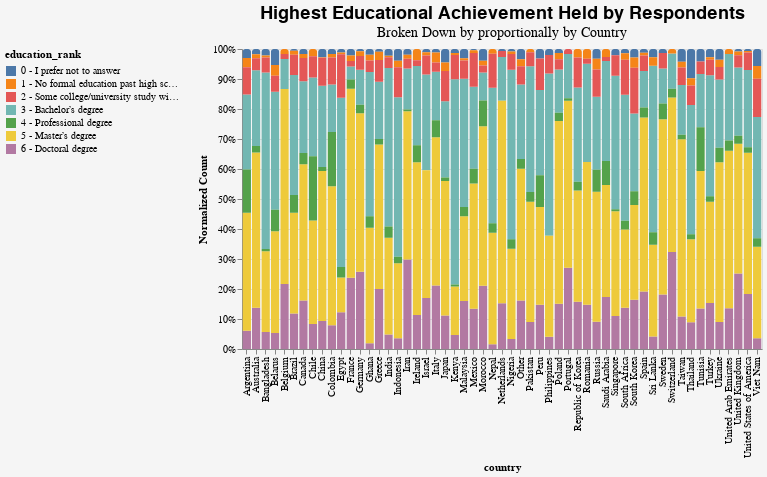

The cell this chart's notebook holds for it:
### Code cell
alt.Chart(df_education_country).mark_bar(
    cornerRadiusTopLeft=3,
    cornerRadiusTopRight=3
).encode(
    x=alt.X('country:N'),
    y=alt.Y('Count:Q', stack="normalize", title="Normalized Count"),
    color=alt.Color('education_rank:N', legend=alt.Legend(orient="left"))
).properties(width=520,
             background='#f5f5f5',title={
"text": ["Highest Educational Achievement Held by Respondents"],
"subtitle": ["Broken Down by proportionally by Country"],
"fontSize":18, "fontWeight":600, "subtitleFontSize":14
})

### Figure 1 — Vega-Lite specification as saved in the notebook (floating-point values rounded to 4 significant figures; data arrays with more than 128 entries replaced by an {"elided": "..."} marker saying what was removed)
{"usermeta": {"embedOptions": {"theme": "fivethirtyeight"}}, "config": {"view": {"continuousWidth": 400, "continuousHeight": 300}}, "data": {"name": "data-0fac154f56ff71ccad54aa6b034d95f3"}, "mark": {"type": "bar", "cornerRadiusTopLeft": 3, "cornerRadiusTopRight": 3}, "background": "#f5f5f5", "encoding": {"color": {"type": "nominal", "field": "education_rank", "legend": {"orient": "left"}}, "x": {"type": "nominal", "field": "country"}, "y": {"type": "quantitative", "field": "Count", "stack": "normalize", "title": "Normalized Count"}}, "title": {"text": ["Highest Educational Achievement Held by Respondents"], "subtitle": ["Broken Down by proportionally by Country"], "fontSize": 18, "fontWeight": 600, "subtitleFontSize": 14}, "width": 520, "$schema": "https://vega.github.io/schema/vega-lite/v4.8.1.json", "datasets": {"data-0fac154f56ff71ccad54aa6b034d95f3": {"elided": "359 records"}}}
